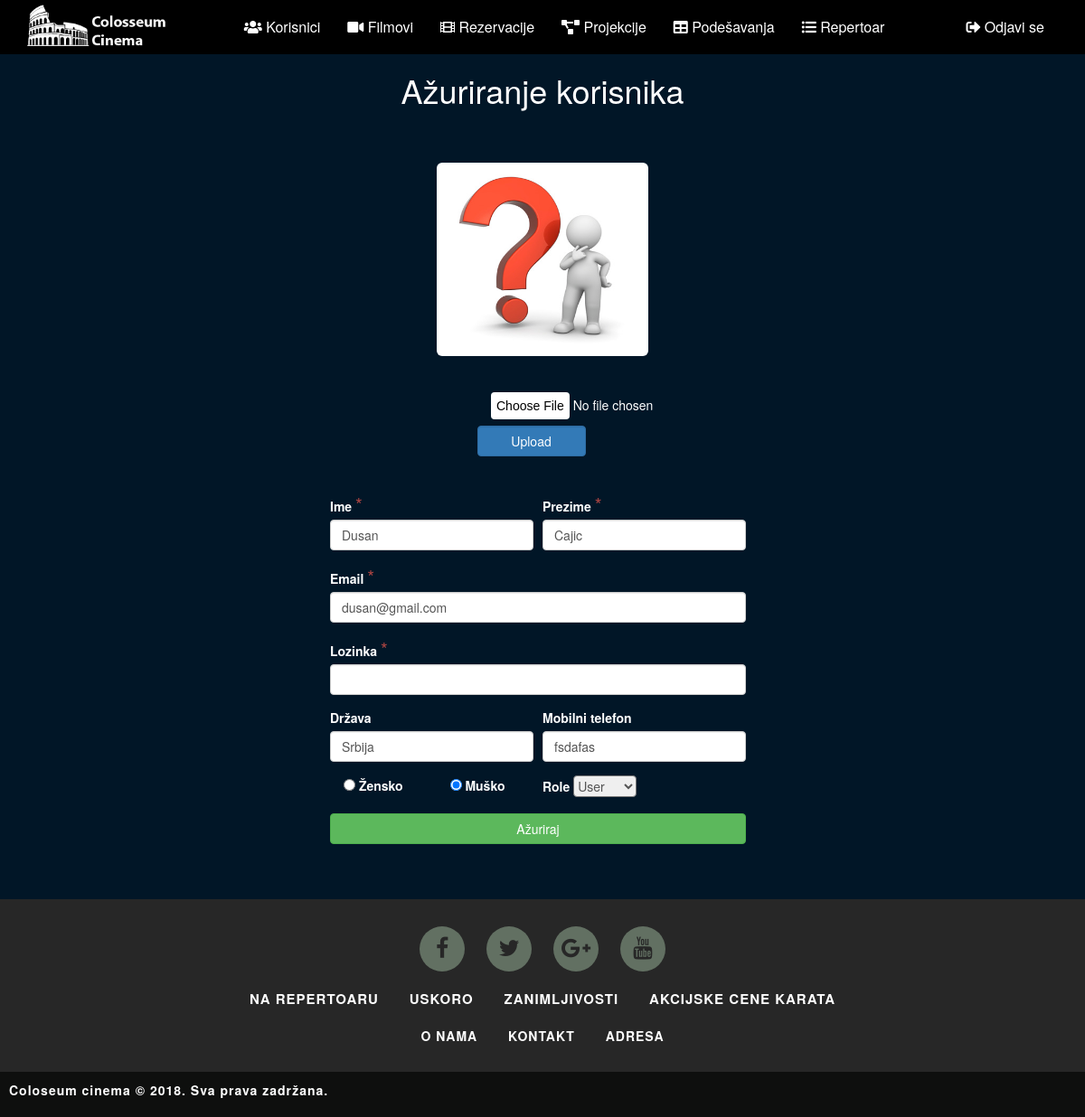
Before: /user/edit/30 (signed in) with the older database file.
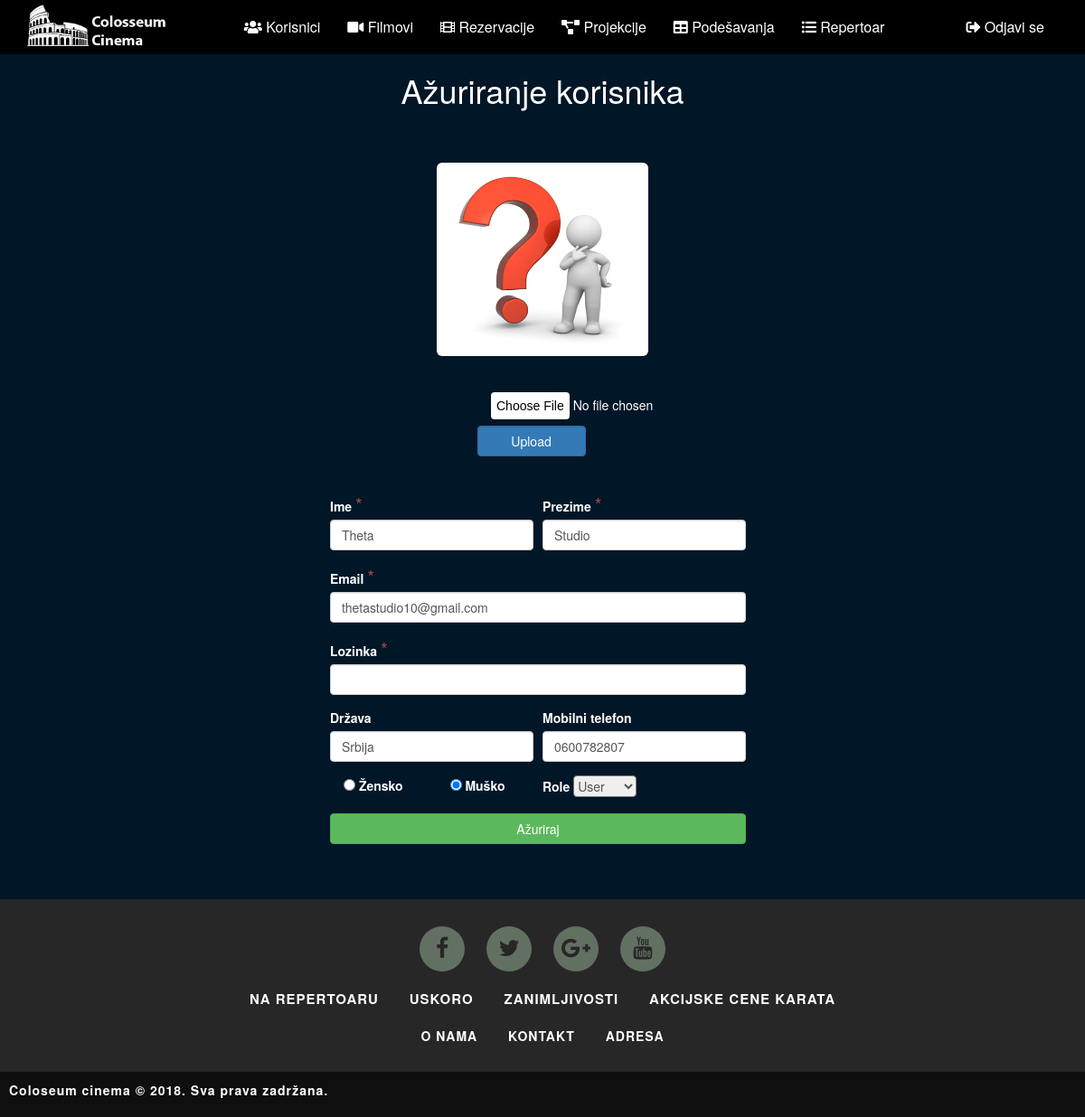
After: the same page with the newer database file.
### tables this page shows
CREATE TABLE `users` (
  `id` int(11) NOT NULL,
  `firstName` varchar(255) DEFAULT NULL,
  `lastName` varchar(255) DEFAULT NULL,
  `email` varchar(255) DEFAULT NULL,
  `role` varchar(20) DEFAULT NULL,
  `password` varchar(255) DEFAULT NULL,
  `gender` varchar(255) DEFAULT NULL,
  `country` varchar(255) DEFAULT NULL,
  `mobilePhone` varchar(255) DEFAULT NULL,
  `path` varchar(255) NOT NULL DEFAULT 'web/images/no-image.png',
  `confirmation_code` varchar(255) DEFAULT NULL,
  `confirmed` int(11) NOT NULL DEFAULT '0'
);

### controllers/user.php (called while the page is built, shortened)
<?php
class User extends Controller {
	public function edit($id)
	{
		$this->view->user = $this->model->userSingleList($id);
        $this->view->title = 'Ažuriranje korisnika';
		$this->view->render('user/edit');
	}
}

### index.php (called while the page is built, shortened)
<?php
require 'libs/Controller.php';
require 'libs/Model.php';
require 'libs/Database.php';
$app = new Bootstrap();

### libs/Database.php (called while the page is built, shortened)
<?php
class Database extends PDO
{
    public function findById($table, $id)
    {
        $sth = $this->prepare("SELECT * FROM $table WHERE id = :id");
        try {
            $sth->bindValue(':id', $id);
            $sth->execute();
            return $sth->fetch();
        } catch (PDOException $ex) {
            echo $ex->getMessage();
            return false;
        }
    }
}

### models/user_model.php (called while the page is built, shortened)
<?php
class User_Model extends Model
{
    public function userSingleList($id)
    {
        return $this->db->findById(TABLE_USERS,$id);
    }
}

### libs/Controller.php (called while the page is built, shortened)
<?php
class Controller
{
    public function loadModel($name)
    {
        $path = 'models/' . $name . '_model.php';
        if (file_exists($path)) {
            $this->model = new $modelName();
        }
    }
}

### libs/Model.php (called while the page is built)
<?php
class Model {
	function __construct() {
        $this->db = new Database(DB_TYPE, DB_HOST, DB_NAME, DB_USER, DB_PASS);
	}
}

### views/user/edit.php (the view, shortened to what this page needs)
<div class="edit-content">
	<div class="container">
		<h1 class="text-center" style="color: white">Ažuriranje korisnika</h1>
		<form  method="POST" action="<?php echo URL;?>user/editSave/<?php echo $this->user['id']; ?>" enctype="multipart/form-data" class="form-container upload">
            <div class="form-row">
                <img class="img-responsive img-rounded" src="<?php echo URL .$this->user['path']; ?>"  style="  width: 234px; height: 214.75px; margin: auto;">
            </div>
            <div class="form-row">
                <div class="form-group col-md-3 input">
                    <input type="file" name ="file" >
                </div>
            </div>
            <div class="form-row">
                <div class="form-group col-md-3">
                    <button type="submit" class="btn btn-primary btn-block form-control" name="action" value = "Upload" style="width: 120px;margin-top: 77px;">Upload</button>
                </div>
            </div>
        </form>
		<form method="post" action="<?php echo URL;?>user/editSave/<?php echo $this->user['id']; ?>">
			<div class="form-row">
				<div class="form-group col-md-6">
			    <label for="inputEmail4">Ime</label>
                    <span class="mandatory">*</span>
			    <input type="text" name="firstName" class="form-control" value="<?php echo $this->user['firstName']; ?>" />
				</div>
				<div class="form-group col-md-6">
			    <label for="inputPassword4">Prezime</label>
                    <span class="mandatory">*</span>
			    <input type="text" name="lastName" class="form-control"	 value="<?php echo $this->user['lastName']; ?>" />
				</div>
			</div>
			<div class="form-row">
			    <div class="form-group col-md-12">
			        <label for="inputEmail4">Email</label>
			        <span class="mandatory">*</span>
			        <input type="text" name="email" class="form-control" value="<?php echo $this->user['email']; ?>" />
			    </div>
			</div>
			<div class="form-row">
			    <div class="form-group col-md-12">
			        <label for="inputEmail4">Lozinka</label>
			        <span class="mandatory">*</span>
			        <input type="password" class="form-control" name="password" />
			    </div>
			</div>
			<div class="form-row">
			    <div class="form-group col-md-6">
			        <label for="inputEmail4">Država</label>
			        <input type="text" name="country" class="form-control" value="<?php echo $this->user['country']; ?>" />
			    </div>
			    <div class="form-group col-md-6">
			        <label for="inputPassword4">Mobilni telefon</label>
			        <input type="text" name="mobilePhone" class="form-control" value="<?php echo $this->user['mobilePhone']; ?>" />
			    </div>
			</div>
			<div class="form-row">
				<div class="form-group col-md-3">
			        <input class="gender-famlae" type="radio" name="gender" value="female" <?php if($this->user['gender'] == 'female') echo 'checked'; ?> />
			        <label for="inputEmail4">Žensko</label>
			    </div>
			    <div class="form-group col-md-3">
			        <input class="gender-male" type="radio" name="gender" value="male" <?php if($this->user['gender'] == 'male') echo 'checked'; ?> />
			       	<label for="inputEmail4">Muško</label>
			    </div>
			    <div class="form-group col-md-6">
			        <label>Role</label>
					<select name="role">
						<option value="user" <?php if($this->user['role'] == 'user') echo 'selected'; ?>>User</option>
					</select>
			    </div>
			</div>
		<button type="submit" class="btn btn-success btn-block">Ažuriraj</button>
		</form>
	</div>
</div>

Changed rows visible on the page:
changed users "Srbija": firstName "Dusan" → "Theta"; lastName "Cajic" → "Studio"; email "dusan@gmail.com" → "thetastudio10@gmail.com"; mobilePhone "fsdafas" → "0600782807"
